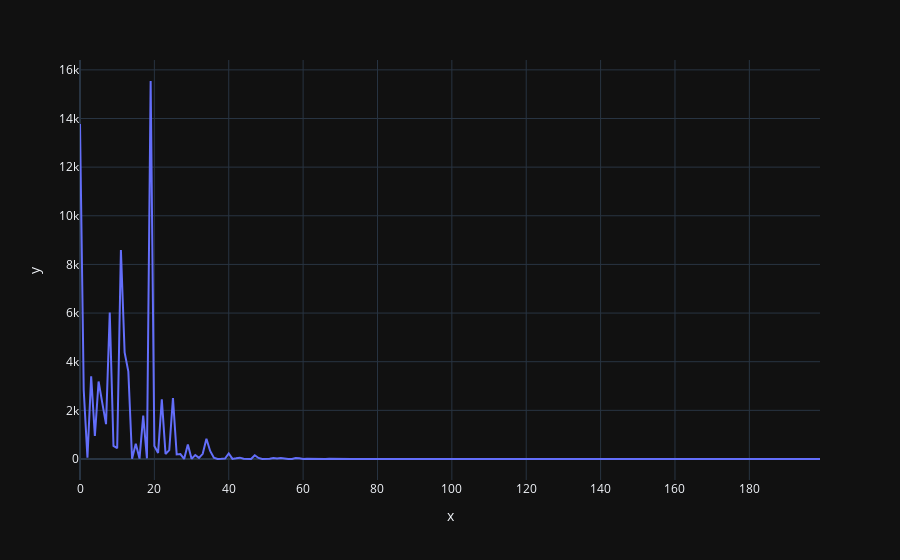

The cell this chart's notebook holds for it:
### Code cell
import plotly.express as px
px.line(y=losses[:200])

### Figure 1 — Plotly figure (JSON) as saved in the notebook; plotly's stock layout.template omitted (floating-point values rounded to 4 significant figures; data arrays with more than 128 entries replaced by an {"elided": "..."} marker saying what was removed)
{"data": [{"hovertemplate": "x=%{x}<br>y=%{y}<extra></extra>", "legendgroup": "", "line": {"color": "#636efa", "dash": "solid"}, "marker": {"symbol": "circle"}, "mode": "lines", "name": "", "orientation": "v", "showlegend": false, "x": {"elided": "200 int values"}, "xaxis": "x", "y": {"elided": "200 float values"}, "yaxis": "y", "type": "scatter"}], "layout": {"xaxis": {"anchor": "y", "domain": [0.0, 1.0], "title": {"text": "x"}}, "yaxis": {"anchor": "x", "domain": [0.0, 1.0], "title": {"text": "y"}}, "legend": {"tracegroupgap": 0}, "margin": {"t": 60}}}
